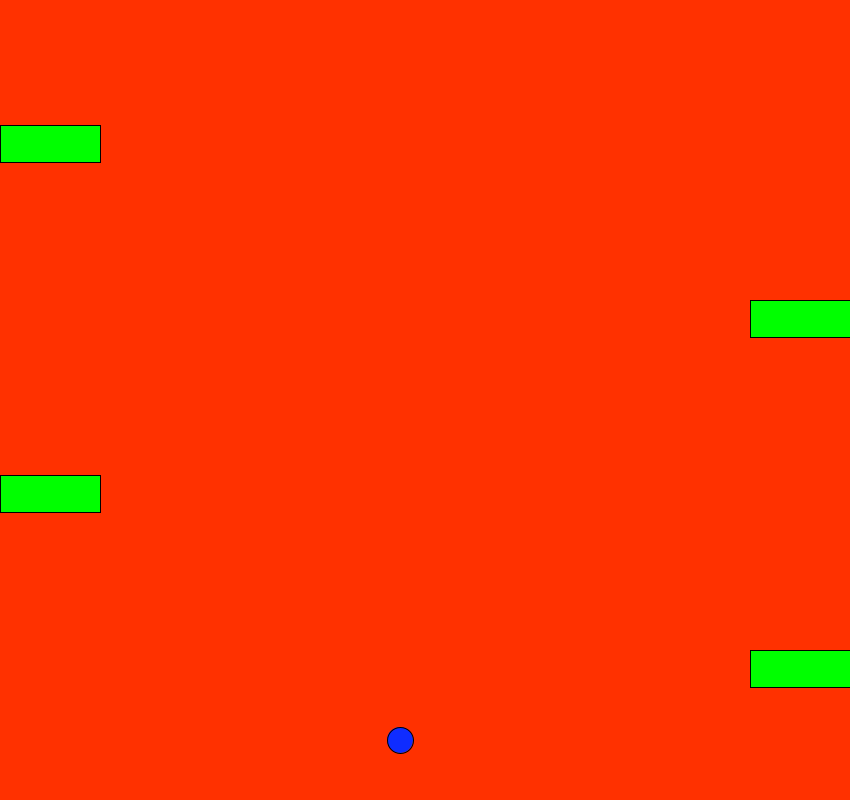
Frame 1 (no input)
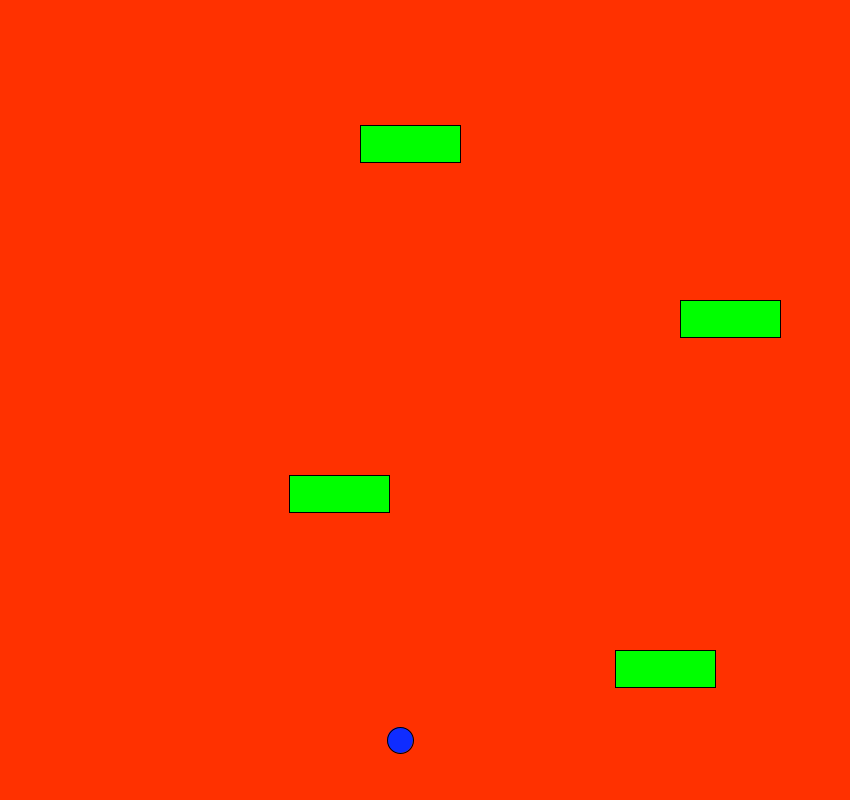
Frame 60 (the mouse pressed at the canvas centre just before this capture)
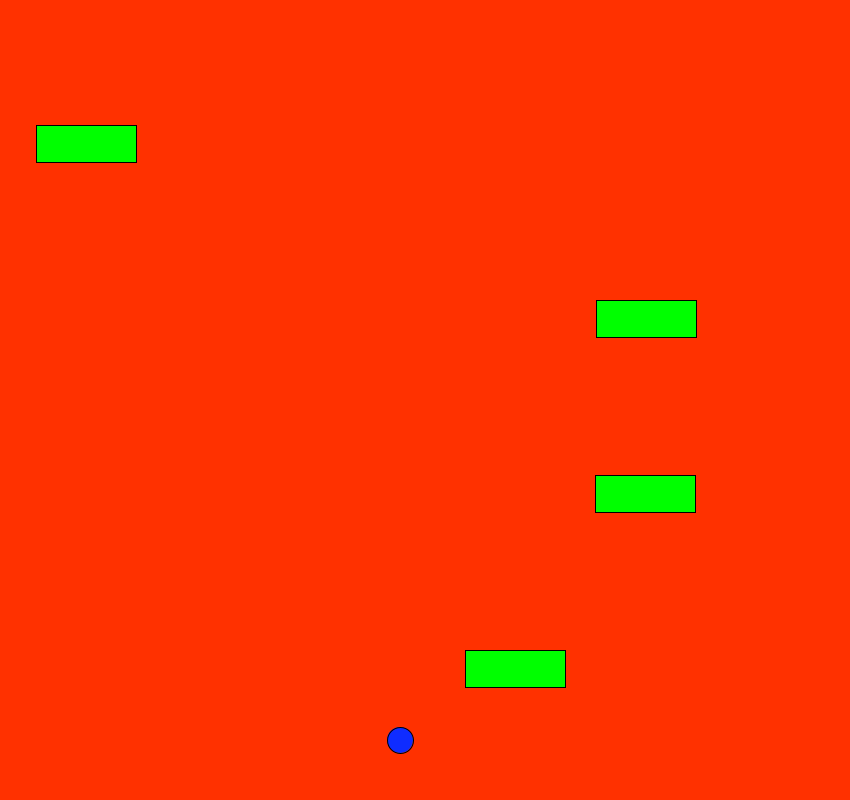
Frame 120 (the mouse held since frame 60 and released just before this capture)

The Processing sketch that drew these frames (run headless with seeded random() and noise(); from frame 60 on, the mouse is pressed at the canvas centre):

// Processing sketch: frogger
// ── frogger.pde
//x+radius>x&&x-radius<x+width&&y+radius>y&&y-radius<y+height
Car car1=new Car(750,650,5,2);
Car car2=new Car(0,475,5,3);
Car car3=new Car(750,300,5,4);
Car car4=new Car(0,125,5,5);
int hopdistance=26;
int x=400;
int y=740;

int ballradius=13;
void setup(){
  size(850,800);

}
void draw(){
 background(255,49,0);

  car4.display1();
 car3.display2();
 car2.display3();
 car1.display4();
   fill(15, 44, 255); 
ellipse(x, y, ballradius*2,ballradius*2);
keepfrog();
if(y<=20){
  winner();
}



} 

void winner(){
   background(48,89,255);
   fill(2, 65, 156);
  String s = "YOU WON!!!!! Great job! You are now a frogger master!";
  fill(50);
  text(s, 20, 200);
  textSize(30);
}
void keyPressed()
{
      if(key == CODED){
            if(keyCode == UP)
            {
           y-=hopdistance;
            }
            else if(keyCode == DOWN)
            {
                 y+=hopdistance; 
            }
            else if(keyCode == RIGHT)
            {
                 x+=hopdistance;
            }
            else if(keyCode == LEFT)
            {
                 x-=hopdistance;
            }
      }
}
void keepfrog(){
  if(width-ballradius<=x){
    x=width-ballradius;
  }
  else if(0+ballradius>=x){
    x=0+ballradius;
  }
  if(height-ballradius<=y){
    y=height-ballradius;
  }
  else if(0+ballradius>=y){
    y=0+ballradius;
  }
} 
class Car {
  int x;
  int y;
  int size;
  int speed;
Car(int x, int y, int size, int speed){
this.x=x;
this.y=y;
this.size=size;
this.speed=speed;

}
 
   void display4() 
{
      fill(0,255,0);
      rect(x , y, 100, 37);
      x-=15;
      if(x<=0){
 x=750; 

}
}
void display3(){
  fill(0,255,0);
      rect(x , y, 100, 37);
     x+=17;
      if(x>=700){
 x=0; 
 }
}
 void caryvalue(){
   
 }
   
    void display2() 
{
      fill(0,255,0);
      rect(x , y, 100, 37);
      x-=14;
      if(x<=0){
 x=750; 

}
}

 void display1(){
  fill(0,255,0);
      rect(x , y, 100, 37);
     x+=18;
      if(x>=700){
 x=0; 
 }
}





}
  
  
  
  
  
  
  
  
  
  
  
